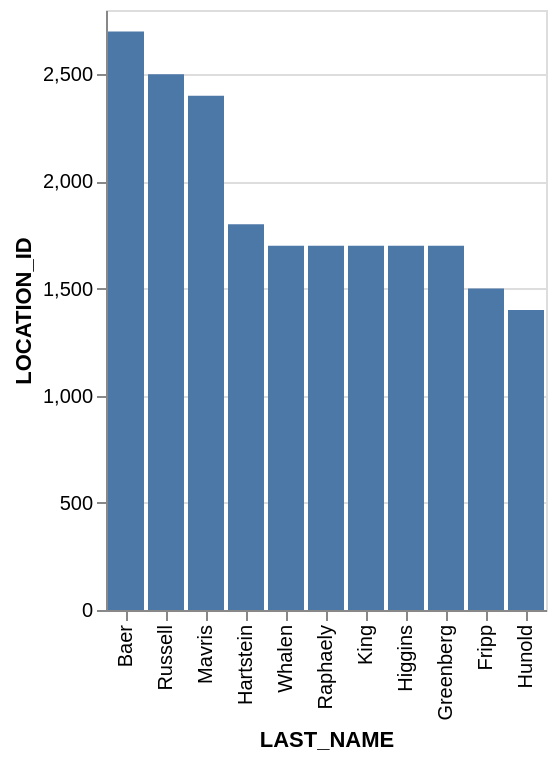

Write the Vega-Lite specification saved for this chart.
### Vega-Lite specification from a JSON file in a GitHub repository (floating-point values rounded to 4 significant figures)
{"data": {"values": [{"x_data": "Baer", "y_data": 2700}, {"x_data": "Russell", "y_data": 2500}, {"x_data": "Mavris", "y_data": 2400}, {"x_data": "Hartstein", "y_data": 1800}, {"x_data": "Whalen", "y_data": 1700}, {"x_data": "Raphaely", "y_data": 1700}, {"x_data": "King", "y_data": 1700}, {"x_data": "Higgins", "y_data": 1700}, {"x_data": "Greenberg", "y_data": 1700}, {"x_data": "Fripp", "y_data": 1500}, {"x_data": "Hunold", "y_data": 1400}]}, "mark": "bar", "encoding": {"x": {"field": "x_data", "type": "nominal", "title": "LAST_NAME", "sort": {"op": "sum", "field": "y_data", "order": "descending"}}, "y": {"field": "y_data", "type": "quantitative", "title": "LOCATION_ID"}}}
